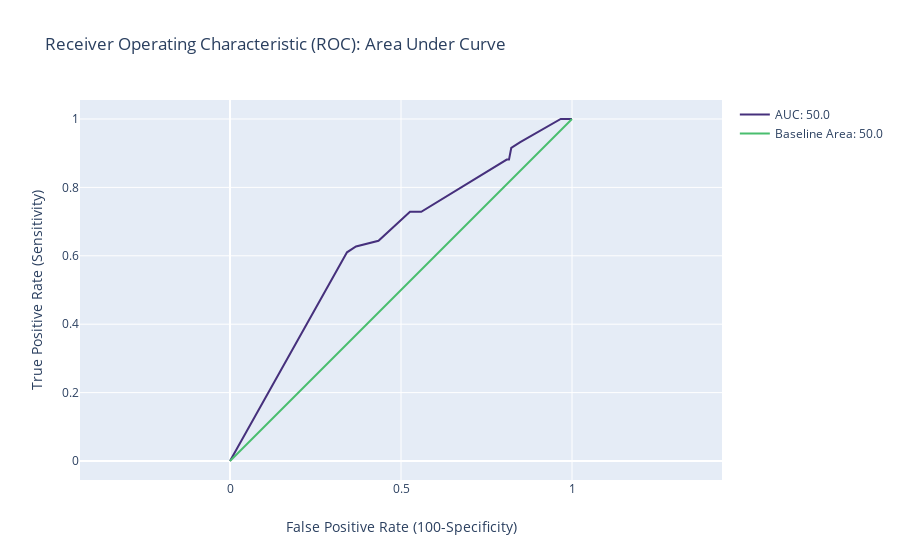

Notebook code cell kept with this figure:
### Code cell
# ROC-AUC figure

roc_score=round(100*roc_auc_score(y_test, predictions),1)
trace0=go.Scatter(
        x=FPR, 
        y=TPR,
        mode='lines',
        name=f'AUC: {roc_score}',
        marker=dict(color=Viridis[10])
        )
trace1=go.Scatter(
        x=[0,1], 
        y=[0,1],
        mode='lines',
        name='Baseline Area: 50.0',
    marker=dict(color=Viridis[50])
        )
layout=go.Layout(
    title='Receiver Operating Characteristic (ROC): Area Under Curve',
    xaxis={'title': 'False Positive Rate (100-Specificity)','scaleratio': 1,'scaleanchor': 'y'},
    yaxis={'title': 'True Positive Rate (Sensitivity)'}
    )
data=[trace0, trace1]
fig = dict(data=data, layout=layout)
iplot(fig)

### Figure 1 — Plotly figure (JSON) as saved in the notebook; plotly's stock layout.template omitted (floating-point values rounded to 4 significant figures)
{"data": [{"marker": {"color": "#46307c"}, "mode": "lines", "name": "AUC: 50.0", "type": "scatter", "x": [0, 0.3421, 0.3684, 0.4342, 0.5263, 0.5395, 0.5592, 0.8092, 0.8158, 0.8224, 0.8487, 0.9671, 0.9737, 0.9934, 1], "y": [0, 0.6102, 0.6271, 0.6441, 0.7288, 0.7288, 0.7288, 0.8814, 0.8814, 0.9153, 0.9322, 1, 1, 1, 1]}, {"marker": {"color": "#49be6e"}, "mode": "lines", "name": "Baseline Area: 50.0", "type": "scatter", "x": [0, 1], "y": [0, 1]}], "layout": {"title": {"text": "Receiver Operating Characteristic (ROC): Area Under Curve"}, "xaxis": {"scaleanchor": "y", "scaleratio": 1, "title": {"text": "False Positive Rate (100-Specificity)"}}, "yaxis": {"title": {"text": "True Positive Rate (Sensitivity)"}}}}
